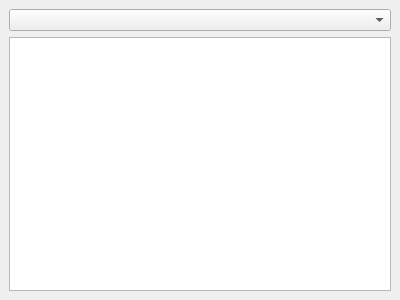
<?xml version="1.0" encoding="UTF-8"?>
<ui version="4.0">
 <class>DockWidget</class>
 <widget class="QDockWidget" name="MetadataDockWidget">
  <property name="geometry">
   <rect>
    <x>0</x>
    <y>0</y>
    <width>400</width>
    <height>300</height>
   </rect>
  </property>
  <property name="windowTitle">
   <string>ICEYE Metadata</string>
  </property>
  <widget class="QWidget" name="dockWidgetContents">
   <layout class="QVBoxLayout" name="verticalLayout">
    <item>
     <widget class="QgsMapLayerComboBox" name="mapLayerComboBox"/>
    </item>
    <item>
     <widget class="QTextBrowser" name="textBrowser"/>
    </item>
   </layout>
  </widget>
 </widget>
 <customwidgets>
  <customwidget>
   <class>QgsMapLayerComboBox</class>
   <extends>QComboBox</extends>
   <header>qgsmaplayercombobox.h</header>
  </customwidget>
 </customwidgets>
 <resources/>
 <connections/>
</ui>
